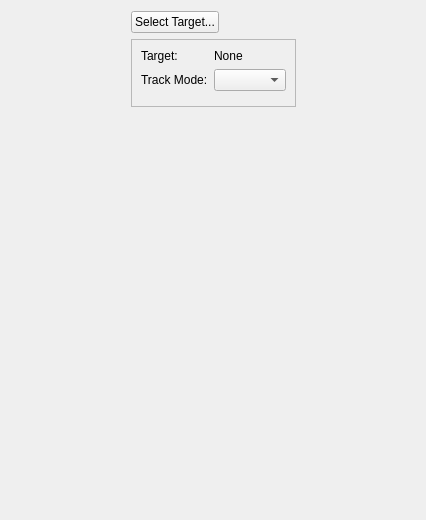
<?xml version="1.0" encoding="UTF-8"?>
<ui version="4.0">
 <class>cameraControlPanel</class>
 <widget class="QWidget" name="cameraControlPanel">
  <property name="geometry">
   <rect>
    <x>0</x>
    <y>0</y>
    <width>426</width>
    <height>520</height>
   </rect>
  </property>
  <property name="windowTitle">
   <string>Camera Control Panel</string>
  </property>
  <layout class="QGridLayout" name="gridLayout_2">
   <item row="0" column="0">
    <spacer name="horizontalSpacer_2">
     <property name="orientation">
      <enum>Qt::Horizontal</enum>
     </property>
     <property name="sizeHint" stdset="0">
      <size>
       <width>40</width>
       <height>20</height>
      </size>
     </property>
    </spacer>
   </item>
   <item row="0" column="1">
    <layout class="QHBoxLayout" name="horizontalLayout">
     <item>
      <widget class="QPushButton" name="setTargetButton">
       <property name="text">
        <string>Select Target...</string>
       </property>
      </widget>
     </item>
     <item>
      <widget class="QLabel" name="selectedObjectNameLabel">
       <property name="text">
        <string/>
       </property>
      </widget>
     </item>
     <item>
      <spacer name="horizontalSpacer_3">
       <property name="orientation">
        <enum>Qt::Horizontal</enum>
       </property>
       <property name="sizeHint" stdset="0">
        <size>
         <width>40</width>
         <height>20</height>
        </size>
       </property>
      </spacer>
     </item>
    </layout>
   </item>
   <item row="0" column="2">
    <spacer name="horizontalSpacer">
     <property name="orientation">
      <enum>Qt::Horizontal</enum>
     </property>
     <property name="sizeHint" stdset="0">
      <size>
       <width>0</width>
       <height>20</height>
      </size>
     </property>
    </spacer>
   </item>
   <item row="1" column="1">
    <widget class="QFrame" name="controlFrame">
     <property name="frameShape">
      <enum>QFrame::StyledPanel</enum>
     </property>
     <property name="frameShadow">
      <enum>QFrame::Raised</enum>
     </property>
     <layout class="QGridLayout" name="gridLayout">
      <item row="1" column="0">
       <widget class="QLabel" name="label_2">
        <property name="text">
         <string>Track Mode:</string>
        </property>
       </widget>
      </item>
      <item row="1" column="1">
       <widget class="QComboBox" name="trackModeCombo"/>
      </item>
      <item row="0" column="0">
       <widget class="QLabel" name="label">
        <property name="text">
         <string>Target:</string>
        </property>
       </widget>
      </item>
      <item row="0" column="1">
       <widget class="QLabel" name="targetNameLabel">
        <property name="text">
         <string>None</string>
        </property>
       </widget>
      </item>
      <item row="3" column="0" colspan="2">
       <layout class="QVBoxLayout" name="propertiesFrame"/>
      </item>
      <item row="2" column="0" colspan="2">
       <widget class="QWidget" name="actionsFrame" native="true">
        <layout class="QVBoxLayout" name="actionsFrameLayout">
         <property name="leftMargin">
          <number>0</number>
         </property>
         <property name="topMargin">
          <number>0</number>
         </property>
         <property name="rightMargin">
          <number>0</number>
         </property>
         <property name="bottomMargin">
          <number>0</number>
         </property>
        </layout>
       </widget>
      </item>
     </layout>
    </widget>
   </item>
   <item row="2" column="1">
    <spacer name="verticalSpacer">
     <property name="orientation">
      <enum>Qt::Vertical</enum>
     </property>
     <property name="sizeHint" stdset="0">
      <size>
       <width>20</width>
       <height>3</height>
      </size>
     </property>
    </spacer>
   </item>
  </layout>
 </widget>
 <resources/>
 <connections/>
</ui>
